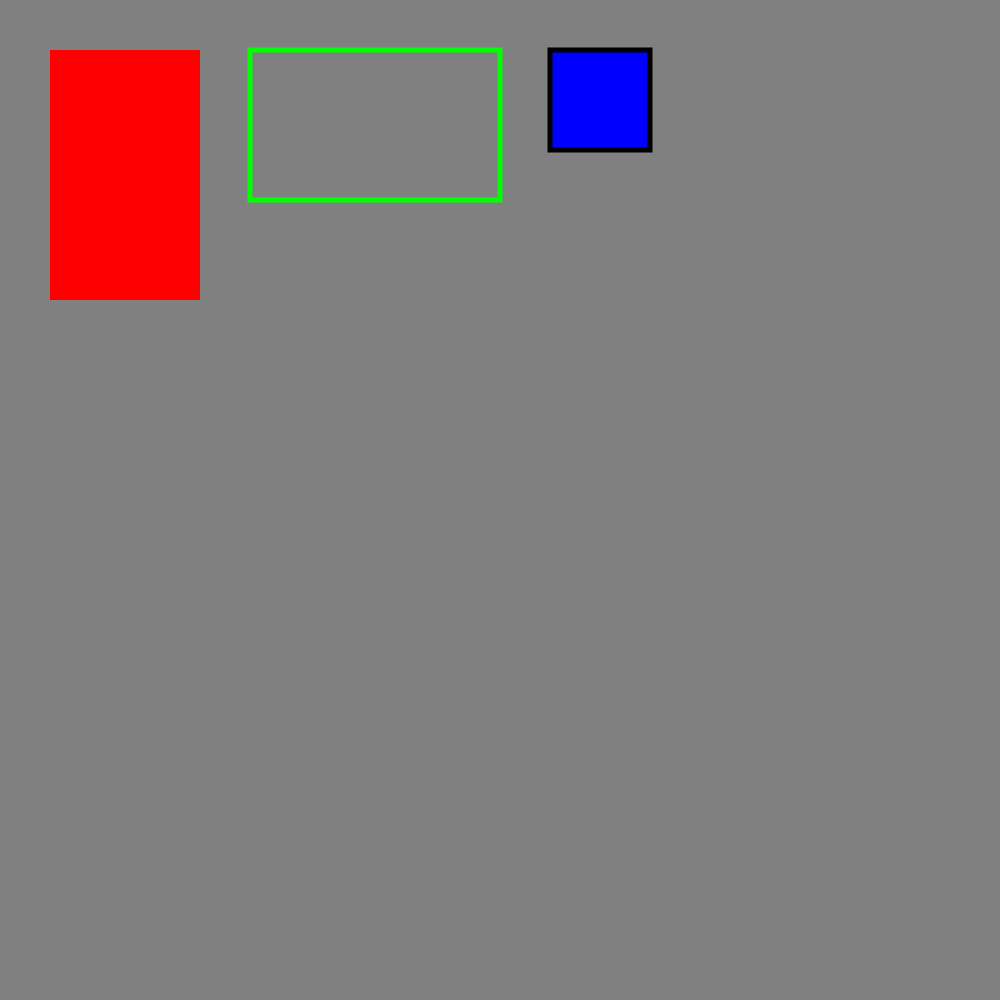

Reproduce this figure in Python.
import cairo

surface = cairo.ImageSurface(cairo.FORMAT_RGB24, 1000, 1000)
ctx = cairo.Context(surface)
ctx.set_source_rgb(0.5, 0.5, 0.5)
ctx.paint()

# Red rectangle - fill only
ctx.rectangle(50, 50, 150, 250)
ctx.set_source_rgb(1, 0, 0)
ctx.fill()

# Green rectangle - stroke only
ctx.rectangle(250, 50, 250, 150)
ctx.set_source_rgb(0,1,0)
ctx.set_line_width(5) # need to set a line width if using stoke
ctx.stroke()

# Blue square - fill and stroke
ctx. rectangle(550, 50, 100, 100)
ctx.set_source_rgb(0,0,1)
ctx.fill_preserve() # set to fill preserve to have fill then describe the stroke 
ctx.set_source_rgb(0,0,0) # set color for stroke separately
ctx.set_line_width(5)
ctx.stroke()

surface.write_to_png('fillNstroke.png')
